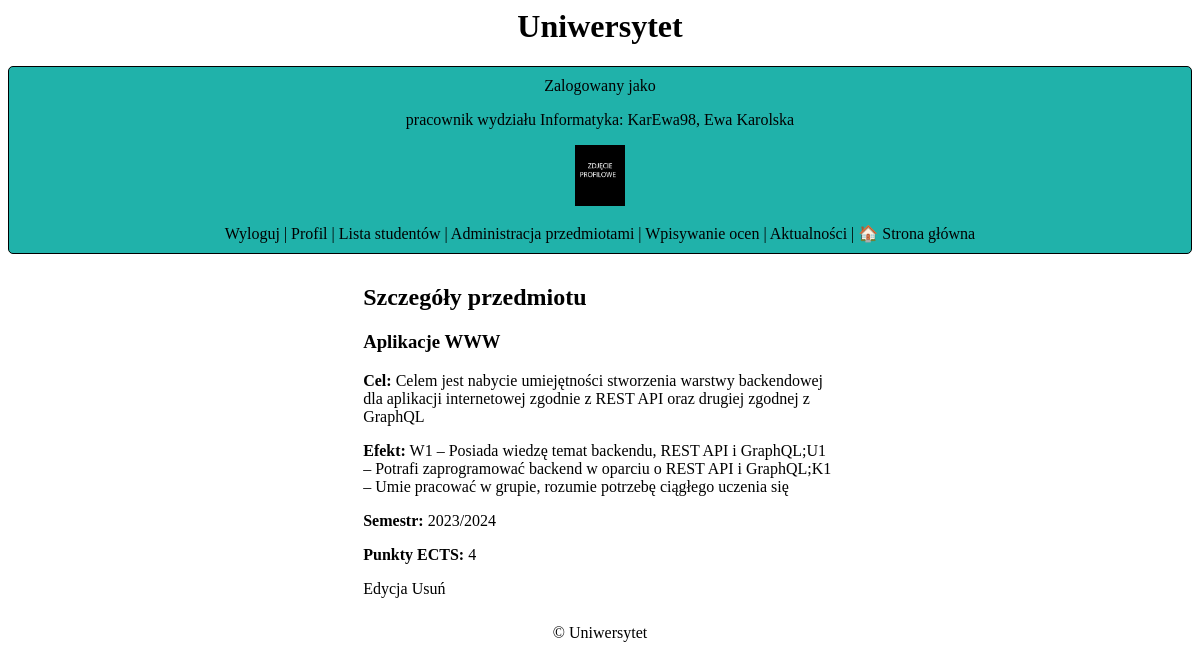
/subjects/1/ (signed in), run on the app's committed database.
### uczelnia/models.py (models this page shows, shortened)
class CustomUser(AbstractUser):
    first_name = models.CharField(max_length=100, blank=False, null=False)
    last_name = models.CharField(max_length=100, blank=False, null=False)
    avatar = models.ImageField(default='default.png', upload_to='profile_pics')
    birthday = models.DateField(default=date(2000, 1, 1))
    phone = models.CharField(max_length=9, blank=False)
    address = models.CharField(max_length=100, blank=False)
    semester = models.CharField(max_length=100, default="2023/2024")  # semestr na którym jest student
    department = models.ForeignKey(Department, on_delete=models.CASCADE,
                                   null=False)  # w jakim wydziale studiuje student lub zatrudniony jest pracownik
    is_employee = models.BooleanField(default=False)  # czy użytkownik jest pracownikiem
    is_verified = models.BooleanField(default=False) #veryfikacja przez admina

class Department(models.Model):
    name = models.CharField(max_length=100, blank=False, null=False)
    def __str__(self):
        return self.name

class Subject(models.Model):
    name = models.CharField(max_length=100, blank=False, null=False)  # nazwa przedmiotu
    purpose = models.TextField(default="")  # cel kształcenia
    effects = models.TextField(default="")  # efekty kształcenia
    teacher = models.ForeignKey(CustomUser, on_delete=models.CASCADE)  # przypiany do przedmiotu nauczyciel
    semester = models.CharField(max_length=100, default="2023/2024")  # semestr na którym jest student
    ects_points = models.IntegerField(default=0, verbose_name='Punkty ECTS')

### uczelnia/views.py (the view)
# urls.py: path('subjects/<int:pk>/', SubjectDetailsView.as_view(), name='subject_details'),
class SubjectDetailsView(DetailView):
    model = Subject
    template_name = 'subject_details.html'
    context_object_name = 'subject'

### uczelnia/templates/subject_details.html
{% extends 'base.html' %}
{% block content %}
  <h2>Szczegóły przedmiotu</h2>
  <h3>{{ subject.name }}</h3>
  <p><strong>Cel:</strong> {{ subject.purpose }}</p>
  <p><strong>Efekt:</strong> {{ subject.effects }}</p>
  <p><strong>Semestr:</strong> {{ subject.semester }}</p>
  <p><strong>Punkty ECTS:</strong> {{ subject.ects_points }}</p>
  <a href="{% url 'subject_update' pk=subject.pk %}">Edycja</a>
  <a href="{% url 'subject_delete' pk=subject.pk %}">Usuń</a>
{% endblock %}

### uczelnia/templates/base.html
{% load static %}
<head>
  <link rel="stylesheet" href="{% static 'style.css' %}" />
</head>
<body>
  <center>
      <h1>Uniwersytet</h1>
      <header>
          {% if user.is_authenticated %}
          Zalogowany jako
        {% if user.is_superuser %}
          <p>Administrator: {{ user.username }}</p>
        {% elif user.is_employee %}
          <p>pracownik wydziału {{user.department}}: {{ user.username }}, {{user.first_name}} {{user.last_name}}</p>
        {% else %}
          <p>student wydziału {{user.department}}: {{ user.username }}, {{user.first_name}} {{user.last_name}}, semestr {{user.semester}}</p>
        {% endif %}
        <img src="{{user.avatar.url}}" width="50px">
<br>  <br>
      <a href="{% url 'logout' %}">Wyloguj</a>
      |
      <a href="{% url 'edit_profile' %}">Profil</a>
      |
        {% if user.is_superuser %}
          <p>Administrator: {{ user.username }}</p>
            <a href="{% url 'admin_home' %}">Panel Administratora</a> |
          <a href="{% url 'verification_list' %}">Weryfikacja użytkowników</a> |
            <a href="{% url 'news_list' %}">Aktualności</a>
        {% elif user.is_employee %}
              <a href="{% url 'user_list' %}">Lista studentów</a>
               |
              <a href="{% url 'subject_list' %}">Administracja przedmiotami</a>
              |
              <a href="{% url 'education_list' %}">Wpisywanie ocen</a> |
            <a href="{% url 'news_list' %}">Aktualności</a>
        {% else %}
              <a href="{% url 'education_list' %}">Nauka</a> |
            <a href="{% url 'news_list' %}">Aktualności</a>
        {% endif %}
      {% else %}
      <p>Nie jesteś zalogowany</p>
      <a href="{% url 'login' %}">Logowanie</a>|
      <a href="{% url 'signup' %}">Rejestracja</a>
      {% endif %} |
      <a href="{% url 'home' %}">🏠 Strona główna</a>
    </header>
  </center>
  <main class="center">{% block content %} {% endblock %}</main>
  <center>
    <footer>
      <p>&copy; {{ year }} Uniwersytet</p>
    </footer>
  </center>
</body>

### uczelnia/static/style.css (style rules this page uses)
body { font-family: verdana; }
a:link { color: #000000; text-decoration: none; }
.center { margin: auto; width: 40%; padding: 10px; }
header { margin-left: auto; margin-right: auto; background-color: lightseagreen; border-radius: 5px; border: #000000 1px solid; padding: 10px; }
main { margin-left: auto; margin-right: auto; }
footer { margin-left: auto; margin-right: auto; }

### data on the page
CustomUser: department "Informatyka", username "KarEwa98", first_name "Ewa", last_name "Karolska", avatar (picture)
Subject: name "Aplikacje WWW", purpose "Celem jest nabycie umiejętności stworzenia warstwy backendowej dla aplikacji internetowej zgodnie z REST API oraz drugiej zgodnej z GraphQL", effects "W1 – Posiada wiedzę temat backendu, REST API i GraphQL;U1 – Potrafi zaprogramować backend w oparciu o REST API i GraphQL;K1 – Umie pracować w grupie, rozumie potrzebę ciągłego uczenia się", semester "2023/2024", ects_points "4"
